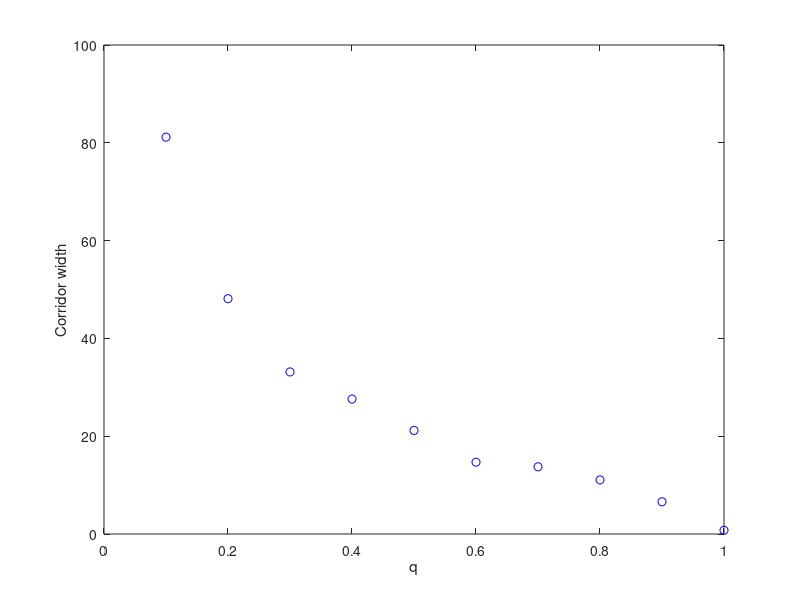

This figure's MATLAB source:
function temple_abm_butterfly_corridor_width_mod
  %TEMPLE_ABM_BUTTERFLY_CORRIDOR_WIDTH_MOD
  %   Random walk in 2d over a background map. This example
  %   models the motion of butterflies. In each step, the
  %   butterfly executes one of two possible actions: with
  %   probability q, it move to the adjacent cell with the
  %   highest elevation; otherwise (with probability 1-q),
  %   it moves to a randomly selected adjacent cell.
  %   This example is taken from the book
  %   [Railsback, Grimm, Agent-based and Individual-based
  %   Modeling: A Practical Introduction, Princeton Univ.
  %   Press, 2011].
  %   This code computes the paths of 50 butterflies and
  %   outputs the total number of patches visited (by any
  %   butterfly) and the mean path length. The corridor
  %   width is then the ratio of those two values.
  %   [note: whether this is a good "definition" of
  %   corridor width is debatable.]
  %
  %  Based on temple_abm_butterfly_corridor_width by Benjamin Seibold (02/2016)
  %            http://www.math.temple.edu/~seibold/
  %
  %  02/2022 by Rujeko Chinomona
  %  This code tests out several different values of q, and generates
  %  corresponding corridor widths. Output a plot of Corridor width vs. q.


  % Parameters
  N = 50; % number of butterflies
  q = 0.1:0.1:1; % probability to move to neighbor cell with highest elevation
  cw = zeros(length(q),1);
  f = @(x,y) max(100-sqrt((x-30).^2+(y-30).^2),... % elevation function,
  50-sqrt((x-120).^2+(y-100).^2)); % consisting of two conical humps
  ax = [0 150 0 150]; % domain for plotting
  x0 = [85,95]; % initial position of butterfly

  % Initialization
  px = ax(1):ax(2); % x-vector for plotting of elevation
  py = ax(3):ax(4); % y-vector for plotting of elevation
  [PX,PY] = meshgrid(px,py); % generate 2d data for plotting
  F = f(PX,PY); % elevation data
  rx = [-1;-1;-1;0;0;1;1;1]; % x-coordinate of neighbor cells of origin
  ry = [-1;0;1;-1;1;-1;0;1]; % y-coordinate of neighbor cells of origin
  
  for k = 1:length(q)
    V = false(size(PX)); % 2d array which cells have been visited
    xf = zeros(N,2); % array for final positions of butterflies
    % Simulation of random walks
    for i = 1:N % loop over number of butterflies
        x = x0; % set initial position
        while 1 % loop over steps
            % Nearby elevation and stopping criterion
            nf = f(x(1)+rx,x(2)+ry); % elevation of neighboring cells
            [val,ind] = max(nf); % value and index with highest elevation
            if val<f(x(1),x(2)) % if current cell is higher than all
                break % neighboring cell (hill top), stop random walk
            end
            if rand<1-q(k) % with probability 1-q,
                ind = randi(8); % choose random index for neighbor cell
            end % (otherwise, the highest elevation had been chosen before)
            x = x+[rx(ind),ry(ind)]; % take step to neighbor cell
            V(ax(1)+1+x(2),ax(3)+1+x(1)) = true; % activate current cell
        end
        xf(i,:) = x; % store final position
    end

    % Compute quantities of interest
    nr_visited_cells = nnz(V); % number of cells visited by any butterfly
    dist = sqrt(sum((xf-ones(N,1)*x0).^2,2)); % vector of all distances
    avg_dist = mean(dist); % average distances traveled
    corridor_width = nr_visited_cells/avg_dist; % width of corridor
    cw(k) = corridor_width;
    
  end

  % Plotting
  plot(q,cw,'bo')
  xlabel('q'), ylabel('Corridor width')
  xlim([0 1])
